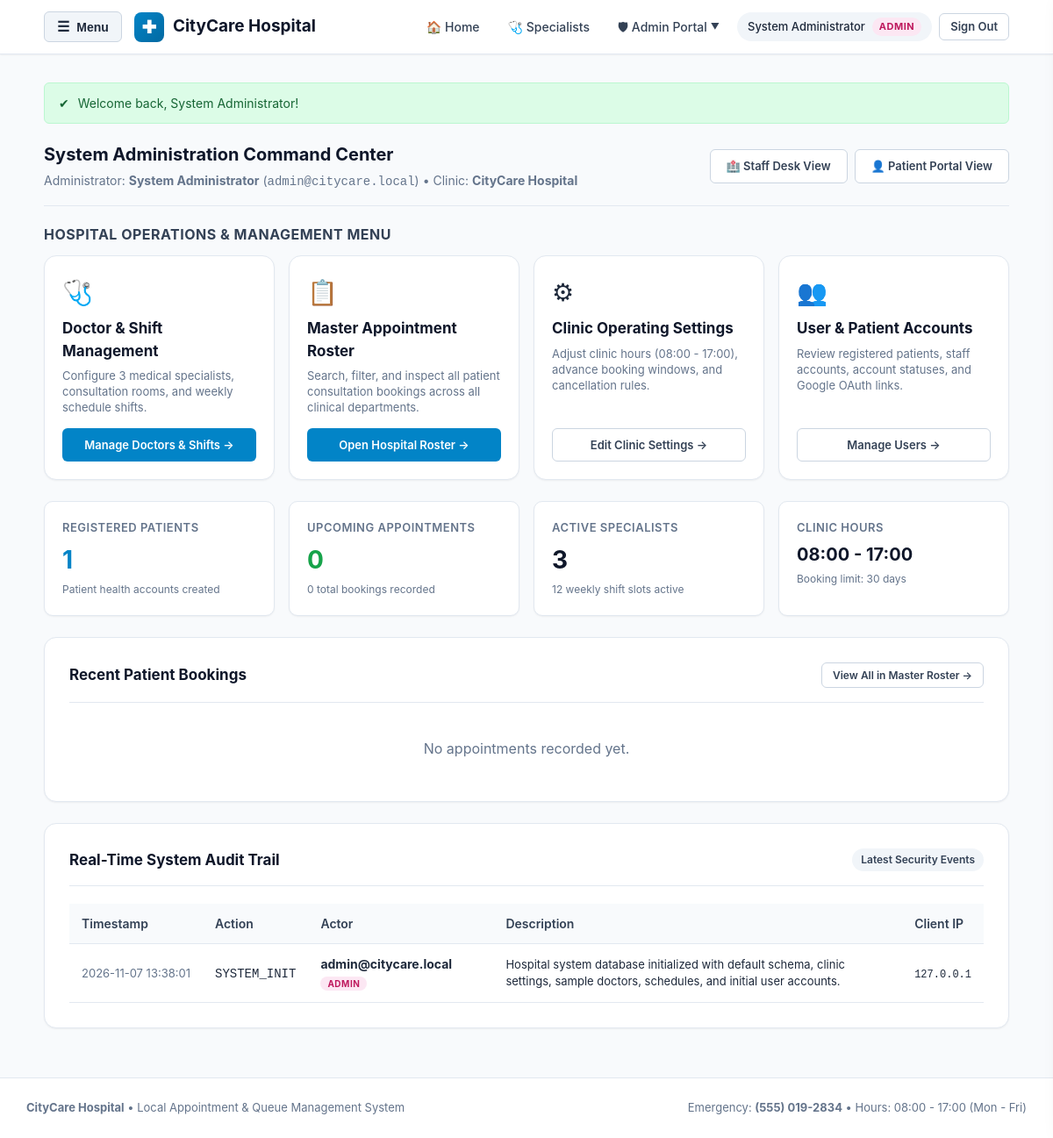
Page /admin/dashboard.php (signed in) on the committed database.
### tables this page shows
CREATE TABLE `audit_logs` (
  `id` INT UNSIGNED NOT NULL AUTO_INCREMENT,
  `actor_user_id` INT UNSIGNED NULL,
  `action` VARCHAR(50) NOT NULL,
  `entity_type` VARCHAR(50) NOT NULL,
  `entity_id` INT UNSIGNED NULL,
  `description` TEXT NOT NULL,
  `ip_address` VARCHAR(45) NULL,
  `created_at` DATETIME NOT NULL DEFAULT CURRENT_TIMESTAMP,
  PRIMARY KEY (`id`),
  KEY `idx_audit_logs_action` (`action`, `created_at`),
  KEY `idx_audit_logs_entity` (`entity_type`, `entity_id`),
  KEY `idx_audit_logs_actor` (`actor_user_id`),
  CONSTRAINT `fk_audit_logs_actor`
    FOREIGN KEY (`actor_user_id`) REFERENCES `users` (`id`)
    ON DELETE SET NULL ON UPDATE CASCADE
);

CREATE TABLE `users` (
  `id` INT UNSIGNED NOT NULL AUTO_INCREMENT,
  `full_name` VARCHAR(100) NOT NULL,
  `email` VARCHAR(150) NOT NULL,
  `google_id` VARCHAR(100) NULL,
  `phone` VARCHAR(25) NULL,
  `password_hash` VARCHAR(255) NULL,
  `auth_provider` VARCHAR(20) NOT NULL DEFAULT 'local',
  `avatar_url` VARCHAR(255) NULL,
  `role` ENUM('patient', 'staff', 'admin') NOT NULL DEFAULT 'patient',
  `status` ENUM('active', 'inactive') NOT NULL DEFAULT 'active',
  `created_at` DATETIME NOT NULL DEFAULT CURRENT_TIMESTAMP,
  `updated_at` DATETIME NOT NULL DEFAULT CURRENT_TIMESTAMP ON UPDATE CURRENT_TIMESTAMP,
  PRIMARY KEY (`id`),
  UNIQUE KEY `uk_users_email` (`email`),
  UNIQUE KEY `uk_users_google_id` (`google_id`),
  KEY `idx_users_role_status` (`role`, `status`)
);

CREATE TABLE `clinic_settings` (
  `id` INT UNSIGNED NOT NULL AUTO_INCREMENT,
  `clinic_name` VARCHAR(150) NOT NULL,
  `address` TEXT NOT NULL,
  `phone` VARCHAR(25) NOT NULL,
  `email` VARCHAR(150) NOT NULL,
  `timezone` VARCHAR(50) NOT NULL DEFAULT 'UTC',
  `opening_time` TIME NOT NULL DEFAULT '08:00:00',
  `closing_time` TIME NOT NULL DEFAULT '17:00:00',
  `max_advance_booking_days` INT UNSIGNED NOT NULL DEFAULT 30,
  `min_cancellation_hours_notice` INT UNSIGNED NOT NULL DEFAULT 2,
  `updated_at` DATETIME NOT NULL DEFAULT CURRENT_TIMESTAMP ON UPDATE CURRENT_TIMESTAMP,
  PRIMARY KEY (`id`)
);

### admin/dashboard.php (the view, shortened to what the rows shown need)
<?php
require_once __DIR__ . '/../includes/auth.php';
$pdo = getDBConnection();
$clinic = $pdo->query("SELECT * FROM clinic_settings LIMIT 1")->fetch();
$auditStmt = $pdo->query("
    SELECT
        a.id,
        a.action,
        a.entity_type,
        a.description,
        a.ip_address,
        a.created_at,
        u.email AS actor_email,
        u.role AS actor_role
    FROM audit_logs a
    LEFT JOIN users u ON a.actor_user_id = u.id
    ORDER BY a.id DESC
    LIMIT 8
");
$recentLogs = $auditStmt->fetchAll();
require_once __DIR__ . '/../includes/header.php';
?>
<div class="card-header">
    <div>
        <h1 class="card-title">System Administration Command Center</h1>
        <p style="margin: 4px 0 0 0; color: var(--gray-500); font-size: 14px;">
            Administrator: <strong><?php echo htmlspecialchars($user['full_name'], ENT_QUOTES, 'UTF-8'); ?></strong> (<code><?php echo htmlspecialchars($user['email'], ENT_QUOTES, 'UTF-8'); ?></code>) &bull;
            Clinic: <strong><?php echo htmlspecialchars($clinic['clinic_name'] ?? 'CityCare Hospital', ENT_QUOTES, 'UTF-8'); ?></strong>
        </p>
    </div>
</div>
<div style="margin-bottom: 24px;">
    <h2 style="font-size: 16px; margin: 0 0 12px 0; color: var(--gray-700); text-transform: uppercase; letter-spacing: 0.5px;">
        Hospital Operations &amp; Management Menu
    </h2>
    <div style="display: grid; grid-template-columns: repeat(auto-fit, minmax(260px, 1fr)); gap: 16px;">
        <div class="card" style="margin-bottom: 0; padding: 20px; display: flex; flex-direction: column; justify-content: space-between;">
            <div>
                <div style="font-size: 28px; margin-bottom: 8px;">&#9881;</div>
                <h3 style="margin: 0 0 6px 0; font-size: 17px; color: var(--gray-900);">Clinic Operating Settings</h3>
                <p style="margin: 0 0 14px 0; color: var(--gray-500); font-size: 13px; line-height: 1.4;">
                    Adjust clinic hours (<?php echo substr($clinic['opening_time'] ?? '08:00', 0, 5); ?> - <?php echo substr($clinic['closing_time'] ?? '17:00', 0, 5); ?>), advance booking windows, and cancellation rules.
                </p>
            </div>
        </div>
    </div>
</div>
<div class="stats-grid">
    <div class="stat-card">
        <div class="stat-label">Clinic Hours</div>
        <div class="stat-value" style="font-size: 20px;">
            <?php echo substr($clinic['opening_time'] ?? '08:00', 0, 5); ?> - <?php echo substr($clinic['closing_time'] ?? '17:00', 0, 5); ?>
        </div>
        <div class="stat-desc">Booking limit: <?php echo $clinic['max_advance_booking_days'] ?? 30; ?> days</div>
    </div>
</div>
<div class="card">
    <div class="card-header">
        <h2 class="card-title" style="font-size: 17px;">Recent Patient Bookings</h2>
    </div>
</div>
<div class="card">
    <div class="card-header">
        <h2 class="card-title" style="font-size: 17px;">Real-Time System Audit Trail</h2>
    </div>
    <div class="table-responsive">
        <table class="table">
            <thead>
                <tr>
                    <th>Timestamp</th>
                    <th>Action</th>
                    <th>Actor</th>
                    <th>Description</th>
                    <th>Client IP</th>
                </tr>
            </thead>
            <tbody>
                <?php if (!empty($recentLogs)): ?>
                    <?php foreach ($recentLogs as $log): ?>
                        <tr>
                            <td style="font-size: 13px; color: var(--gray-500); white-space: nowrap;">
                                <?php echo htmlspecialchars($log['created_at'], ENT_QUOTES, 'UTF-8'); ?>
                            </td>
                            <td>
                                <code><?php echo htmlspecialchars($log['action'], ENT_QUOTES, 'UTF-8'); ?></code>
                            </td>
                            <td>
                                <?php if (!empty($log['actor_email'])): ?>
                                    <strong><?php echo htmlspecialchars($log['actor_email'], ENT_QUOTES, 'UTF-8'); ?></strong>
                                    <span class="role-tag role-tag-<?php echo htmlspecialchars($log['actor_role'] ?? 'patient', ENT_QUOTES, 'UTF-8'); ?>" style="font-size: 10px;">
                                        <?php echo htmlspecialchars(strtoupper($log['actor_role'] ?? ''), ENT_QUOTES, 'UTF-8'); ?>
                                    </span>
                                <?php else: ?>
                                    <em style="color: var(--gray-500);">System / Guest</em>
                                <?php endif; ?>
                            </td>
                            <td style="font-size: 13px;">
                                <?php echo htmlspecialchars($log['description'], ENT_QUOTES, 'UTF-8'); ?>
                            </td>
                            <td>
                                <code style="font-size: 12px;"><?php echo htmlspecialchars($log['ip_address'] ?? '-', ENT_QUOTES, 'UTF-8'); ?></code>
                            </td>
                        </tr>
                    <?php endforeach; ?>
                <?php endif; ?>
            </tbody>
        </table>
    </div>
</div>
<?php require_once __DIR__ . '/../includes/footer.php'; ?>

### includes/header.php (shortened to what the rows shown need)
<?php
require_once __DIR__ . '/auth.php';
$user = currentUser();
$baseUrl = defined('APP_BASE_URL') ? APP_BASE_URL : '/hospital_system';
?>
<!DOCTYPE html>
<html lang="en">
<head>
    <link rel="stylesheet" href="<?php echo $baseUrl; ?>/assets/css/style.css">
</head>
<body>
<header class="navbar">
    <div class="nav-container">
        <nav>
            <ul class="nav-links" id="navLinks">
                <?php if ($user): ?>
                    <?php if ($user['role'] === 'admin'): ?>
                        <li class="nav-dropdown">
                            <a href="<?php echo $baseUrl; ?>/admin/dashboard.php" class="nav-link dropdown-toggle">
                                &#128737; Admin Portal <span style="font-size: 10px;">&#9660;</span>
                            </a>
                        </li>
                    <?php endif; ?>
                    <li>
                        <div class="user-pill">
                            <span><?php echo htmlspecialchars($user['full_name'], ENT_QUOTES, 'UTF-8'); ?></span>
                            <span class="role-tag role-tag-<?php echo htmlspecialchars($user['role'], ENT_QUOTES, 'UTF-8'); ?>">
                                <?php echo htmlspecialchars(strtoupper($user['role']), ENT_QUOTES, 'UTF-8'); ?>
                            </span>
                        </div>
                    </li>
                    <li><a href="<?php echo $baseUrl; ?>/logout.php" class="btn btn-secondary" style="padding: 6px 12px; font-size: 13px;">Sign Out</a></li>
                <?php else: ?>
                    <li><a href="<?php echo $baseUrl; ?>/login.php" class="nav-link">Sign In</a></li>
                    <li><a href="<?php echo $baseUrl; ?>/register.php" class="btn btn-primary" style="padding: 8px 14px; font-size: 13px;">Register</a></li>
                <?php endif; ?>
            </ul>
        </nav>
    </div>
</header>
<main class="main-content">

### rows in the picture
audit_logs: actor_user.role "ADMIN", actor_user.email "admin@citycare.local", created_at "2026-11-07 13:38:01", action "SYSTEM_INIT", description "Hospital system database initialized with default schema, clinic settings, sample doctors, schedules, and initial user accounts.", ip_address "127.0.0.1"
clinic_settings: clinic_name "CityCare Hospital", opening_time "08:00", closing_time "17:00", max_advance_booking_days "30"

### other values in the picture
$user['full_name'] "System Administrator"
$flash['message'] "Welcome back, System Administrator!"
$docCount "3"
$userCounts['patient'] "1"
$upcomingAppointments "0"
$totalAppointments "0"
$schedCount "12"
